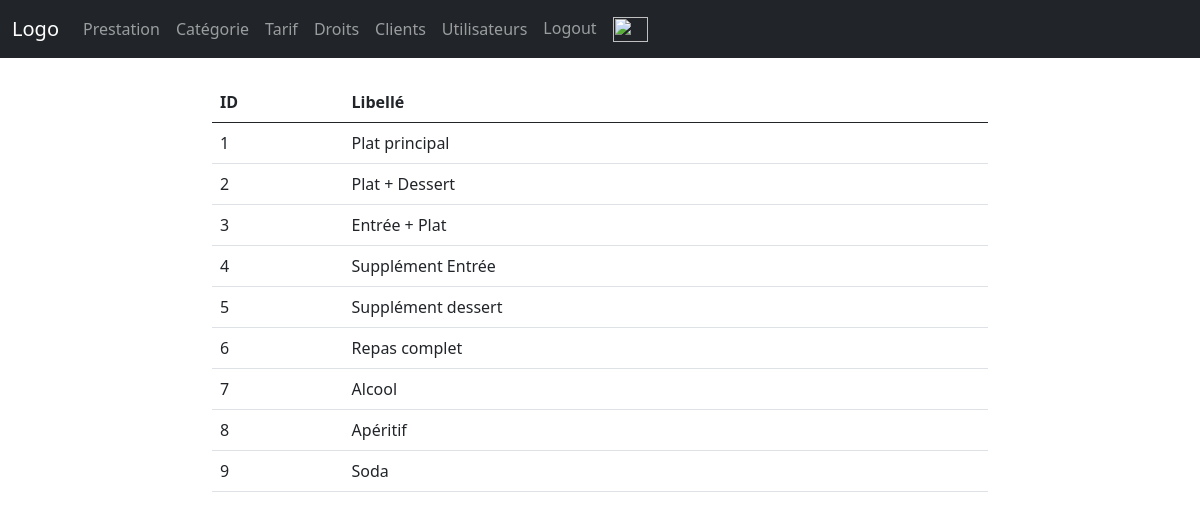
The app's page /index.php?action=prestation (signed in) with its own data.
### tables this page shows
CREATE TABLE IF NOT EXISTS `prestation` (
  `id_prestation` int NOT NULL AUTO_INCREMENT,
  `type_prestation` varchar(50) NOT NULL,
  PRIMARY KEY (`id_prestation`)
);

### app/Controllers/controller.prestation.php (called while the page is built)
<?php
  require_once 'app/Models/model.prestation.php';
  function presta() {
    $prestationManager = new PrestationManager();
    $prestation = $prestationManager->getAll();
    $tabPresta = [];
    foreach ($prestation as $value) {
      $prestaFull = [
        'id' => $value->id_prestation(),
        'libelle' => $value->type_prestation(),
      ];
      $tabPresta[] = $prestaFull;
    }
    require 'app/Views/view.prestation.php';
  }
?>

### app/Models/model.prestation.php (called while the page is built, shortened)
<?php
  class Prestation {
    private $id_prestation;
    private $type_prestation;
    public function id_prestation() {return $this->id_prestation;}
    public function type_prestation() {return $this->type_prestation;}
    public function setId_prestation($id) {
      $this->id_prestation = $id;
    }
    public function setType_prestation($type) {
      $this->type_prestation = $type;
    }
    public function hydrate(array $donnees) {
      foreach ($donnees as $key => $value) {
        $method = 'set'.ucfirst($key);
      }
    }
  }
  class PrestationManager {
    private function dbConnect() {
      try{
        $bdd = new PDO('mysql:host=localhost;dbname=projetphp;charset=utf8', 'root', '', array(PDO::ATTR_ERRMODE => PDO::ERRMODE_EXCEPTION));
      } catch(PDOException $e){
        die("OUPSI : Impossible de se connecter à la BDD. " . $e->getMessage());
      }
      return $bdd;
    }
    public function getAll() {
      $prestations = [];
      try{
        $req = $this->dbConnect()->query('SELECT * FROM prestation');
        while($donnees = $req->fetch(PDO::FETCH_ASSOC)) {
          $presta = new Prestation();
          $presta->hydrate($donnees);
          $prestations[] = $presta;
        }
      } catch(PDOException $e){
        die("OUPSI : La récupération de donnée a échouée. " . $e->getMessage());
      }
      return $prestations;
    }
  }
?>

### app/Views/view.prestation.php (the view)
<br>
<div class="container-fluid">
  <div class="row justify-content-center">
    <div class="col-8">
      <table class="table">
        <thead>
          <tr>
            <th>ID</th>
            <th>Libellé</th>
          </tr>
        </thead>
        <tbody>
          <?php
            foreach ($tabPresta as $value) {
              echo '
                <tr>
                  <td>'.$value['id'].'</td>
                  <td>'.$value['libelle'].'</td>
                </tr>
              ';
            }
          ?>
        </tbody>
      </table>
    </div>
  </div>
</div>

### index.php (shortened to what this page needs)
<!DOCTYPE html>
<html lang="fr">
<head>
  <link href="https://cdn.jsdelivr.net/npm/bootstrap@5.0.0-beta3/dist/css/bootstrap.min.css" rel="stylesheet">
</head>
    <body>
    <nav class="navbar navbar-expand-sm navbar-dark bg-dark">
    <div class="container-fluid">
      <a href="index.php" class="navbar-brand">
        Logo
      </a>
      <div class="collapse navbar-collapse menu" id="navbarScroll">
        <?php
           if(isset($_SESSION['user'])) {
        ?>
          <ul class="navbar-nav">
          <li class="nav-item">
              <a href="index.php?action=prestation" class="nav-link">
                Prestation
              </a>
            </li>
            <li class="nav-item">
              <a href="index.php?action=categorie" class="nav-link">
                Catégorie
              </a>
            </li>
            <li class="nav-item">
              <a href="index.php?action=tarif" class="nav-link">
                Tarif
              </a>
            </li>
            <li class="nav-item">
              <a href="index.php?action=droits" class="nav-link">
                Droits
              </a>
            </li>
            <li class="nav-item">
              <a href="index.php?action=usager" class="nav-link">
                Clients
              </a>
            </li>
            <li class="nav-item">
              <a href="index.php?action=user" class="nav-link">
                Utilisateurs
              </a>
            </li>
          </ul>
        <?php
           }
        ?>
        <ul class="navbar-nav">
          <?php  if(!isset($_SESSION['user'])) {  ?>
            <li class="nav-item">
              <a href="index.php?action=login" class="nav-link">
              Login
              </a>
            </li>
            <li class="nav-item">
            <a href="index.php?action=register" class="nav-link">
            Register
            </a>
            </li>
          <?php  } else {  ?>
            <li class="nav-item">
              <a href="index.php?action=deco" class="nav-link">
              Logout
              </a>
            </li>
            <li class="nav-item">
              <a href="index.php?action=admin" class="nav-link">
              <img src=<?php echo $_SESSION['avatar'];?> alt="Avatar" width="35" height="25">
              </a>
            </li>
          <?php  }  ?>
        </ul>
      </div>
    </div>
  </nav>
        <?php
            require './app/Controllers/controller.prestation.php';
            if(isset($_GET['action'])) {
              $action = $_GET['action'];
              switch ($action) {
                case 'prestation':
                  presta();
                  break;
              }
            } else {
              require './app/Views/view.home.php';
            }
        ?>
    </body>
</html>

### records on screen
prestation: id_prestation "1", type_prestation "Plat principal"
prestation: id_prestation "2", type_prestation "Plat + Dessert"
prestation: id_prestation "3", type_prestation "Entrée + Plat"
prestation: id_prestation "4", type_prestation "Supplément Entrée"
prestation: id_prestation "5", type_prestation "Supplément dessert"
prestation: id_prestation "6", type_prestation "Repas complet"
prestation: id_prestation "7", type_prestation "Alcool"
prestation: id_prestation "8", type_prestation "Apéritif"
prestation: id_prestation "9", type_prestation "Soda"
